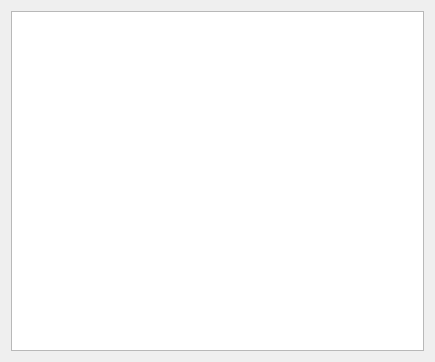
<?xml version="1.0" encoding="UTF-8"?>
<ui version="4.0">
 <class>ResultForm</class>
 <widget class="QDialog" name="ResultForm">
  <property name="geometry">
   <rect>
    <x>0</x>
    <y>0</y>
    <width>435</width>
    <height>362</height>
   </rect>
  </property>
  <property name="windowTitle">
   <string>Results</string>
  </property>
  <property name="windowIcon">
   <iconset>
    <normaloff>icons/table.png</normaloff>icons/table.png</iconset>
  </property>
  <layout class="QGridLayout" name="gridLayout">
   <item row="0" column="0">
    <widget class="QTableView" name="tableView"/>
   </item>
  </layout>
 </widget>
 <resources/>
 <connections/>
</ui>
